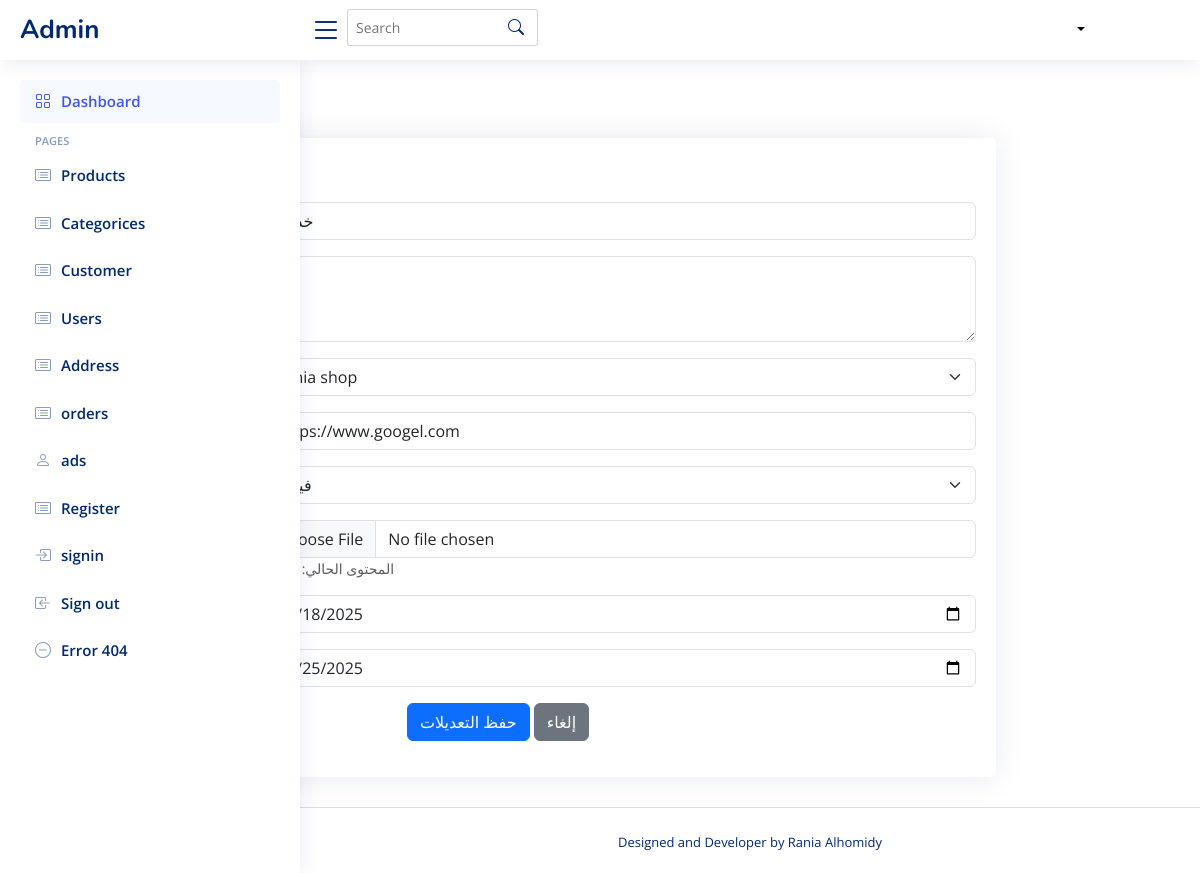
The app's page /ads/edit/14, older data.
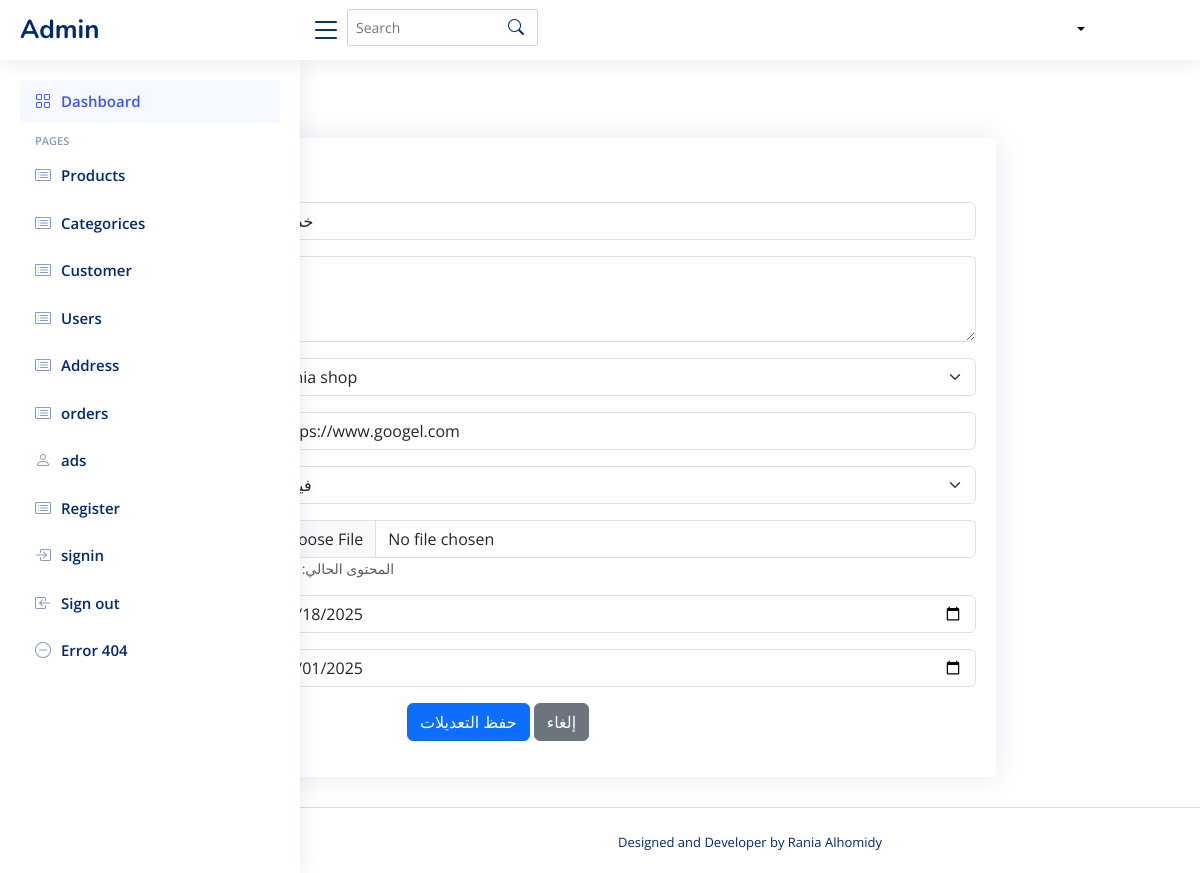
The same page, newer data.
### tables this page shows
CREATE TABLE ads (
        id INTEGER PRIMARY KEY AUTOINCREMENT,
        seller_id INTEGER NOT NULL,
        title TEXT NOT NULL,
        description TEXT,
        content_type TEXT NOT NULL,  -- 'image', 'video', 'text'
        content_path TEXT,           -- مسار الملف أو النص
        link_url TEXT NOT NULL,
        start_date TEXT NOT NULL,    -- 'YYYY-MM-DD'
        end_date TEXT NOT NULL,
        is_active INTEGER DEFAULT 1, -- 1/0
        order_index INTEGER DEFAULT 0,
        click_count INTEGER DEFAULT 0, -- إضافة عداد النقرات
        impression_count INTEGER DEFAULT 0, -- عداد المشاهدات
        priority INTEGER DEFAULT 1,   -- أولوية العرض (1-10)
        target_audience TEXT,        -- جمهور مستهدف (اختياري)
        created_at TIMESTAMP DEFAULT CURRENT_TIMESTAMP,
        FOREIGN KEY (seller_id) REFERENCES sellers(id) ON DELETE CASCADE
    );

CREATE TABLE sellers (
        id INTEGER PRIMARY KEY AUTOINCREMENT,
        name TEXT NOT NULL,
        store_name TEXT NOT NULL,
        store_image TEXT,
        address TEXT NOT NULL,  -- تمت إضافته هنا
        commercial_record TEXT,
        id_image TEXT,
        documents TEXT,
        SAddress_id INTEGER NOT NULL,
        num_id INTEGER NOT NULL,
        created_at TIMESTAMP DEFAULT CURRENT_TIMESTAMP,
        FOREIGN KEY (SAddress_id) REFERENCES seller_address(id),
        FOREIGN KEY (num_id) REFERENCES numbers(id)
    );

### ads_routes.py (the view, shortened to what this page needs)
@ads_bp.route('/edit/<int:ad_id>', methods=['GET', 'POST'])
def edit_ad(ad_id):
    conn = get_db_connection()
    ad = conn.execute('SELECT * FROM ads WHERE id = ?', (ad_id,)).fetchone()
    if ad is None:
        flash('Ad not found.', 'danger')
        conn.close()
        return redirect(url_for('ads.ads_management'))
    ad_data = dict(ad) # تحويل Row object إلى قاموس للوصولة المرنة
    try:
        if ad_data['start_date']:
            ad_data['start_date'] = ad_data['start_date']
        if ad_data['end_date']:
            ad_data['end_date'] = ad_data['end_date']
    except Exception as e:
        print(f"Error parsing date from DB for display: {e}")
        ad_data['start_date'] = ''
        ad_data['end_date'] = ''
    sellers = conn.execute('SELECT id, store_name FROM sellers').fetchall()
    conn.close()
    return render_template('admin/edit_ads.html', ad=ad_data, sellers=sellers)

### ads_routes.py (called while the page is built)
def get_db_connection():
    conn = sqlite3.connect('database/Eshop.db')
    conn.row_factory = sqlite3.Row
    return conn

### app.py (called while the page is built)
def get_db_connection():
    conn = sqlite3.connect('database/Eshop.db') # أو sqlite3.connect(app.config['DATABASE'])
    conn.row_factory = sqlite3.Row
    return conn

@app.context_processor
def inject_categories():
    conn = get_db_connection()
    cursor = conn.cursor()
    try:
        cursor.execute("""
            SELECT id, name, parent_id, image
            FROM category
            WHERE parent_id IS NULL
            ORDER BY name
        """)
        main_categories = cursor.fetchall()
        cursor.execute("SELECT id, name, parent_id, image FROM category ORDER BY name")
        all_categories = cursor.fetchall()
        return {
            'main_categories': main_categories,
            'all_categories': all_categories
        }
    finally:
        conn.close()

@app.context_processor
def inject_sellers():
    conn = get_db_connection()
    sellers = conn.execute('SELECT id, store_name FROM sellers').fetchall()
    conn.close()
    return dict(sellers=sellers)

### templates/admin/edit_ads.html (shortened to what the changed rows need)
{% include 'admin/header.html' %}
<div class="pagetitle">
    <h1>تعديل إعلان</h1>
</div>
<section class="section">
    <div class="row">
        <div class="col-lg-10">
            <div class="card">
                <div class="card-body">
                    <form action="{{ url_for('ads.edit_ad', ad_id=ad.id) }}" method="POST"
                        enctype="multipart/form-data">
                        <div class="row mb-3">
                            <div class="col-md-8 col-lg-9">
                                <input name="title" type="text" class="form-control" id="title" value="{{ ad.title }}"
                                    required>
                            </div>
                        </div>
                        <div class="row mb-3">
                            <div class="col-md-8 col-lg-9">
                                <select name="seller_id" id="seller_id" class="form-select" required>
                                    {% for seller in sellers %}
                                    <option value="{{ seller.id }}" {% if ad.seller_id==seller.id %}selected{% endif %}>
                                        {{ seller.store_name }}
                                    </option>
                                    {% endfor %}
                                </select>
                            </div>
                        </div>
                        <div class="row mb-3">
                            <div class="col-md-8 col-lg-9">
                                <input name="link_url" type="url" class="form-control" id="link_url"
                                    value="{{ ad.link_url }}" required>
                            </div>
                        </div>
                        <div class="row mb-3">
                            <div class="col-md-8 col-lg-9">
                                <select name="content_type" id="content_type" class="form-select" required>
                                    <option value="video" {% if ad.content_type=='video' %}selected{% endif %}>فيديو
                                    </option>
                                </select>
                            </div>
                        </div>
                        <div class="row mb-3">
                            <div class="col-md-8 col-lg-9">
                                <input name="start_date" type="date" class="form-control" id="start_date"
                                    value="{{ ad.start_date }}" required>
                            </div>
                        </div>
                        <div class="row mb-3">
                            <div class="col-md-8 col-lg-9">
                                <input name="end_date" type="date" class="form-control" id="end_date"
                                    value="{{ ad.end_date }}" required>
                            </div>
                        </div>
                    </form>
                </div>
            </div>
        </div>
    </div>
</section>
{% include 'admin/footer.html' %}

Row changes from the older to the newer data that the page shows:
changed ads "خدمه": end_date "07/25/2025" → "08/01/2025"
